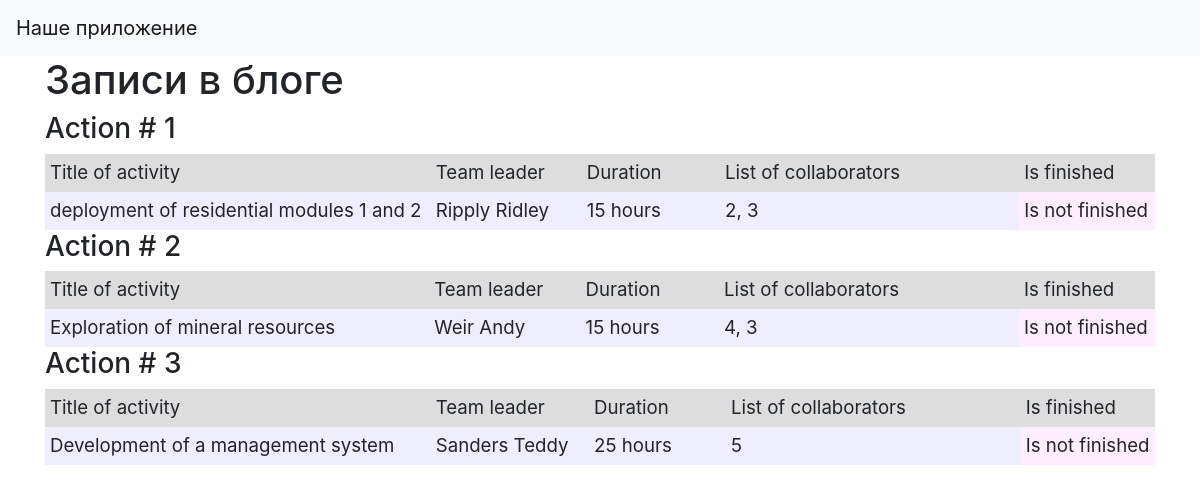
The page / on the database its author committed.
### data/jobs.py (models this page shows, shortened)
class Jobs(SqlAlchemyBase):
    __tablename__ = 'jobs'
    id = sqlalchemy.Column(sqlalchemy.Integer,
                           primary_key=True, autoincrement=True)
    team_leader = sqlalchemy.Column(sqlalchemy.Integer,
                                    sqlalchemy.ForeignKey("users.id"))
    job = sqlalchemy.Column(sqlalchemy.String, nullable=True)
    work_size = sqlalchemy.Column(sqlalchemy.Integer, nullable=True)
    collaborators = sqlalchemy.Column(sqlalchemy.String, nullable=True)
    start_date = sqlalchemy.Column(sqlalchemy.DateTime,
                                   default=datetime.datetime.now)
    end_date = sqlalchemy.Column(sqlalchemy.DateTime,
                                 default=datetime.datetime.now)
    is_finished = sqlalchemy.Column(sqlalchemy.Boolean, default=True)
    user = orm.relation('User')

### data/users.py (models this page shows)
class User(SqlAlchemyBase):
    __tablename__ = 'users'
    id = sqlalchemy.Column(sqlalchemy.Integer,
                           primary_key=True, autoincrement=True)
    surname = sqlalchemy.Column(sqlalchemy.String, nullable=True)
    name = sqlalchemy.Column(sqlalchemy.String, nullable=True)
    age = sqlalchemy.Column(sqlalchemy.Integer, nullable=True)
    position = sqlalchemy.Column(sqlalchemy.String, nullable=True)
    speciallity = sqlalchemy.Column(sqlalchemy.String, nullable=True)
    address = sqlalchemy.Column(sqlalchemy.String, nullable=True)
    email = sqlalchemy.Column(sqlalchemy.String,
                              index=True, unique=True, nullable=True)
    hashed_password = sqlalchemy.Column(sqlalchemy.String, nullable=True)
    modified_date = sqlalchemy.Column(sqlalchemy.DateTime,
                                     default=datetime.datetime.now)
    news = orm.relation("Jobs", back_populates='user')
    def __repr__(self):
        return f'{self.surname} {self.name}'
    '''
    def set_password(self, password):
        self.hashed_password = generate_password_hash(password)

    def check_password(self, password):
        return check_password_hash(self.hashed_password, password)



    '''

### main.py (the view)
@app.route("/")
def index():
    db_sess = db_session.create_session()
    jobs = db_sess.query(Jobs).filter(Jobs.is_finished != True)
    users = db_sess.query(User).filter(User.id)
    return render_template("index.html", jobs=jobs, users=users)

### data/db_session.py (called while the page is built)
def create_session() -> Session:
    global __factory
    return __factory()

### templates/index.html
{% extends "base.html" %}
{% block content %}
<h1>Записи в блоге</h1>
{% for item in jobs %}
<h3>Action # {{ item.id }}</h3>
<div class="table_container">
    <table class="my_table">
        <tr class="my_row">
            <td class="title" width="500px" bgcolor="#dddddd">
                Title of activity
            </td>
            <td class="title" width="200px" bgcolor="#dddddd">
                Team leader
            </td>
            <td class="title" width="200px" bgcolor="#dddddd">
                Duration
            </td>
            <td class="title" width="500px" bgcolor="#dddddd">
                List of collaborators
            </td>
            <td class="title" width="200px" bgcolor="#dddddd">
                Is finished
            </td>
        </tr>
        <tr class="my_row">
            <td class="ordinary" width="700px" bgcolor="#eeeeff">
                {{ item.job }}
            </td>
            <td class="ordinary" width="250px" bgcolor="#eeeeff">
                {{ users[item.team_leader] }}
            </td>
            <td class="ordinary" width="200px" bgcolor="#eeeeff">
                {{ item.work_size }} hours
            </td>
            <td class="ordinary" width="200px" bgcolor="#eeeeff">
                {{ item.collaborators }}
            </td>
            {% if item.is_finished %}
                <td class="ordinary" width="200px" bgcolor="#eeffff">
                    Is finished
                </td>
            {% else %}
                <td class="ordinary" width="200px" bgcolor="#ffeeff">
                    Is not finished
                </td>
            {% endif %}
        </tr>
    </table>
</div>
{% endfor %}
{% endblock %}

### templates/base.html (shortened to what this page needs)
<!doctype html>
<html lang="en">
<head>
    <link rel="stylesheet"
          href="https://stackpath.bootstrapcdn.com/bootstrap/4.4.1/css/bootstrap.min.css"
/>
    <link rel="stylesheet"
          type="text/css"
          href="../static/css/style.css"/>
</head>
<body>
<header>
    <nav class="navbar navbar-light bg-light">
        <a class="navbar-brand" href="#">Наше приложение</a>
    </nav>
</header>
<main role="main" class="container">
    {% block content %}{% endblock %}
</main>
</body>
</html>

### static/css/style.css (style rules this page uses)
td.title { background-color: "#dddddd"; align: "center"; font-size: 14pt; padding: 5px; }
td.ordinary { background-color: "#eeeeff"; align: "center"; font-size: 14pt; padding: 5px; }

### rows shown on the page
Jobs: id "1", job "deployment of residential modules 1 and 2", team_leader.name "Ripply Ridley", work_size "15", collaborators "2, 3", is_finished "Is not finished"
Jobs: id "2", job "Exploration of mineral resources", team_leader.name "Weir Andy", work_size "15", collaborators "4, 3", is_finished "Is not finished"
Jobs: id "3", job "Development of a management system", team_leader.name "Sanders Teddy", work_size "25", collaborators "5", is_finished "Is not finished"
